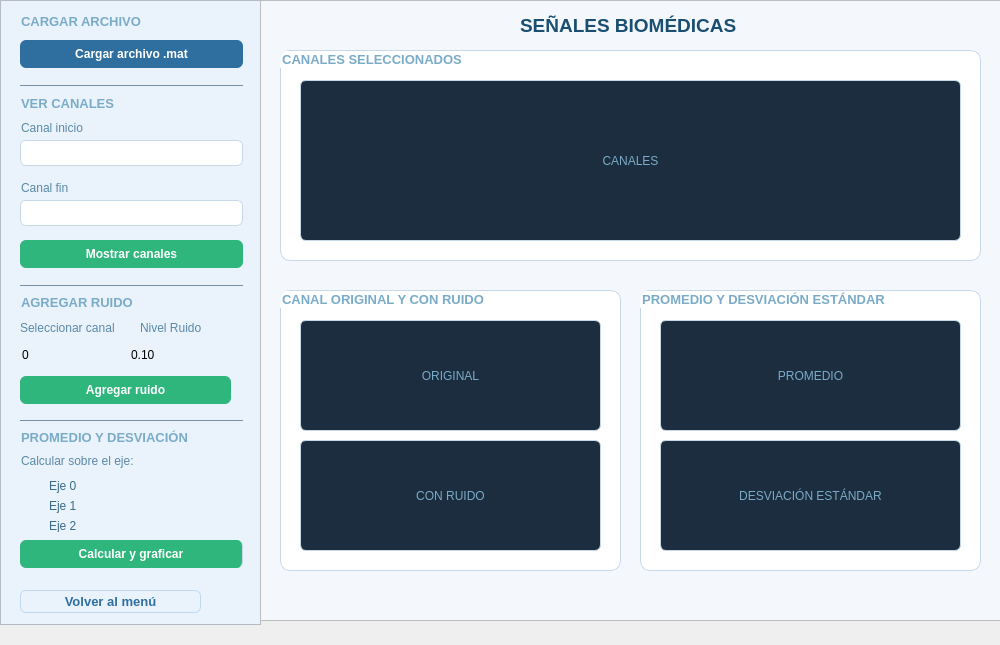
<?xml version="1.0" encoding="UTF-8"?>
<ui version="4.0">
 <class>MainWindow</class>
 <widget class="QMainWindow" name="MainWindow">
  <property name="geometry">
   <rect>
    <x>0</x>
    <y>0</y>
    <width>1000</width>
    <height>645</height>
   </rect>
  </property>
  <property name="windowTitle">
   <string>MainWindow</string>
  </property>
  <widget class="QWidget" name="centralwidget">
   <widget class="QFrame" name="ladoizquierdosenales">
    <property name="geometry">
     <rect>
      <x>0</x>
      <y>0</y>
      <width>261</width>
      <height>625</height>
     </rect>
    </property>
    <property name="styleSheet">
     <string notr="true">background-color: #EAF3FB;
border-right: 1px solid #C8D8E8</string>
    </property>
    <property name="frameShape">
     <enum>QFrame::StyledPanel</enum>
    </property>
    <property name="frameShadow">
     <enum>QFrame::Raised</enum>
    </property>
    <widget class="QLabel" name="tituarchivo_senales">
     <property name="geometry">
      <rect>
       <x>21</x>
       <y>13</y>
       <width>181</width>
       <height>16</height>
      </rect>
     </property>
     <property name="font">
      <font>
       <pointsize>10</pointsize>
       <weight>75</weight>
       <bold>true</bold>
      </font>
     </property>
     <property name="styleSheet">
      <string notr="true">color: #7AABC8;
border: none</string>
     </property>
     <property name="text">
      <string>CARGAR ARCHIVO</string>
     </property>
    </widget>
    <widget class="QLabel" name="titucanales">
     <property name="geometry">
      <rect>
       <x>21</x>
       <y>95</y>
       <width>131</width>
       <height>16</height>
      </rect>
     </property>
     <property name="font">
      <font>
       <pointsize>10</pointsize>
       <weight>75</weight>
       <bold>true</bold>
      </font>
     </property>
     <property name="styleSheet">
      <string notr="true">color: #7AABC8;
border: none</string>
     </property>
     <property name="text">
      <string>VER CANALES</string>
     </property>
    </widget>
    <widget class="QLabel" name="tituruido">
     <property name="geometry">
      <rect>
       <x>21</x>
       <y>292</y>
       <width>161</width>
       <height>20</height>
      </rect>
     </property>
     <property name="font">
      <font>
       <pointsize>10</pointsize>
       <weight>75</weight>
       <bold>true</bold>
      </font>
     </property>
     <property name="styleSheet">
      <string notr="true">color: #7AABC8;
border: none</string>
     </property>
     <property name="text">
      <string>AGREGAR RUIDO</string>
     </property>
    </widget>
    <widget class="QLabel" name="titupromedio">
     <property name="geometry">
      <rect>
       <x>21</x>
       <y>427</y>
       <width>221</width>
       <height>20</height>
      </rect>
     </property>
     <property name="font">
      <font>
       <pointsize>10</pointsize>
       <weight>75</weight>
       <bold>true</bold>
      </font>
     </property>
     <property name="styleSheet">
      <string notr="true">color: #7AABC8;
border: none</string>
     </property>
     <property name="text">
      <string>PROMEDIO Y DESVIACIÓN</string>
     </property>
    </widget>
    <widget class="QLabel" name="titucalcular">
     <property name="geometry">
      <rect>
       <x>21</x>
       <y>453</y>
       <width>151</width>
       <height>16</height>
      </rect>
     </property>
     <property name="font">
      <font>
       <pointsize>9</pointsize>
      </font>
     </property>
     <property name="styleSheet">
      <string notr="true">color: #5A88A8;
border: none</string>
     </property>
     <property name="text">
      <string>Calcular sobre el eje:</string>
     </property>
    </widget>
    <widget class="QLabel" name="canalinicio">
     <property name="geometry">
      <rect>
       <x>21</x>
       <y>120</y>
       <width>181</width>
       <height>16</height>
      </rect>
     </property>
     <property name="font">
      <font>
       <pointsize>9</pointsize>
      </font>
     </property>
     <property name="styleSheet">
      <string notr="true">color: #5A88A8;
border: none</string>
     </property>
     <property name="text">
      <string>Canal inicio</string>
     </property>
    </widget>
    <widget class="QFrame" name="frame">
     <property name="geometry">
      <rect>
       <x>20</x>
       <y>85</y>
       <width>223</width>
       <height>1</height>
      </rect>
     </property>
     <property name="styleSheet">
      <string notr="true">background-color: #9BB8D3;
</string>
     </property>
     <property name="frameShape">
      <enum>QFrame::StyledPanel</enum>
     </property>
     <property name="frameShadow">
      <enum>QFrame::Raised</enum>
     </property>
    </widget>
    <widget class="QFrame" name="frame_12">
     <property name="geometry">
      <rect>
       <x>20</x>
       <y>285</y>
       <width>223</width>
       <height>1</height>
      </rect>
     </property>
     <property name="styleSheet">
      <string notr="true">background-color: #9BB8D3;
</string>
     </property>
     <property name="frameShape">
      <enum>QFrame::StyledPanel</enum>
     </property>
     <property name="frameShadow">
      <enum>QFrame::Raised</enum>
     </property>
    </widget>
    <widget class="QFrame" name="frameruidocanal">
     <property name="geometry">
      <rect>
       <x>20</x>
       <y>310</y>
       <width>221</width>
       <height>104</height>
      </rect>
     </property>
     <property name="styleSheet">
      <string notr="true">background-color: transparent;
border: none</string>
     </property>
     <property name="frameShape">
      <enum>QFrame::StyledPanel</enum>
     </property>
     <property name="frameShadow">
      <enum>QFrame::Raised</enum>
     </property>
     <widget class="QLabel" name="tituseleccionarcanal_2">
      <property name="geometry">
       <rect>
        <x>120</x>
        <y>10</y>
        <width>71</width>
        <height>16</height>
       </rect>
      </property>
      <property name="font">
       <font>
        <pointsize>9</pointsize>
       </font>
      </property>
      <property name="styleSheet">
       <string notr="true">color: #5A88A8;
border: none</string>
      </property>
      <property name="text">
       <string>Nivel Ruido</string>
      </property>
     </widget>
     <widget class="QLabel" name="tituseleccionarcanal">
      <property name="geometry">
       <rect>
        <x>0</x>
        <y>10</y>
        <width>111</width>
        <height>16</height>
       </rect>
      </property>
      <property name="font">
       <font>
        <pointsize>9</pointsize>
       </font>
      </property>
      <property name="styleSheet">
       <string notr="true">color: #5A88A8;
border: none</string>
      </property>
      <property name="text">
       <string>Seleccionar canal</string>
      </property>
     </widget>
     <widget class="QWidget" name="layoutWidget">
      <property name="geometry">
       <rect>
        <x>0</x>
        <y>30</y>
        <width>211</width>
        <height>71</height>
       </rect>
      </property>
      <layout class="QVBoxLayout" name="verticalLayout">
       <item>
        <layout class="QHBoxLayout" name="horizontalLayout">
         <item>
          <widget class="QSpinBox" name="SelCanal"/>
         </item>
         <item>
          <widget class="QDoubleSpinBox" name="SelRuido">
           <property name="minimum">
            <double>0.010000000000000</double>
           </property>
           <property name="maximum">
            <double>5.000000000000000</double>
           </property>
           <property name="singleStep">
            <double>0.050000000000000</double>
           </property>
           <property name="value">
            <double>0.100000000000000</double>
           </property>
          </widget>
         </item>
        </layout>
       </item>
       <item>
        <widget class="QPushButton" name="botonagregar">
         <property name="font">
          <font>
           <pointsize>9</pointsize>
           <weight>75</weight>
           <bold>true</bold>
          </font>
         </property>
         <property name="cursor">
          <cursorShape>PointingHandCursor</cursorShape>
         </property>
         <property name="styleSheet">
          <string notr="true">background-color: #2FB67C;
color: white;
border-radius: 6px;
padding: 7px;
</string>
         </property>
         <property name="text">
          <string>Agregar ruido</string>
         </property>
        </widget>
       </item>
      </layout>
     </widget>
    </widget>
    <widget class="QFrame" name="frame_10">
     <property name="geometry">
      <rect>
       <x>20</x>
       <y>420</y>
       <width>223</width>
       <height>1</height>
      </rect>
     </property>
     <property name="styleSheet">
      <string notr="true">background-color: #9BB8D3;
</string>
     </property>
     <property name="frameShape">
      <enum>QFrame::StyledPanel</enum>
     </property>
     <property name="frameShadow">
      <enum>QFrame::Raised</enum>
     </property>
    </widget>
    <widget class="QFrame" name="frameradiobutton">
     <property name="geometry">
      <rect>
       <x>20</x>
       <y>470</y>
       <width>181</width>
       <height>71</height>
      </rect>
     </property>
     <property name="styleSheet">
      <string notr="true">background-color: transparent;
border: none</string>
     </property>
     <property name="frameShape">
      <enum>QFrame::StyledPanel</enum>
     </property>
     <property name="frameShadow">
      <enum>QFrame::Raised</enum>
     </property>
     <layout class="QVBoxLayout" name="verticalLayout_6">
      <item>
       <widget class="QRadioButton" name="radioButtoneje0">
        <property name="font">
         <font>
          <pointsize>9</pointsize>
         </font>
        </property>
        <property name="styleSheet">
         <string notr="true">color: #3A6A8A</string>
        </property>
        <property name="text">
         <string>Eje 0</string>
        </property>
       </widget>
      </item>
      <item>
       <widget class="QRadioButton" name="radioButton_eje1">
        <property name="font">
         <font>
          <pointsize>9</pointsize>
         </font>
        </property>
        <property name="styleSheet">
         <string notr="true">color: #3A6A8A</string>
        </property>
        <property name="text">
         <string>Eje 1</string>
        </property>
       </widget>
      </item>
      <item>
       <widget class="QRadioButton" name="radioButton_eje2">
        <property name="font">
         <font>
          <pointsize>9</pointsize>
         </font>
        </property>
        <property name="styleSheet">
         <string notr="true">color: #3A6A8A</string>
        </property>
        <property name="text">
         <string>Eje 2</string>
        </property>
       </widget>
      </item>
     </layout>
    </widget>
    <widget class="QPushButton" name="botoncalcularygrafi">
     <property name="geometry">
      <rect>
       <x>20</x>
       <y>540</y>
       <width>223</width>
       <height>28</height>
      </rect>
     </property>
     <property name="font">
      <font>
       <pointsize>9</pointsize>
       <weight>75</weight>
       <bold>true</bold>
      </font>
     </property>
     <property name="cursor">
      <cursorShape>PointingHandCursor</cursorShape>
     </property>
     <property name="styleSheet">
      <string notr="true">background-color: #2FB67C;
color: white;
border-radius: 6px;
padding: 7px;
</string>
     </property>
     <property name="text">
      <string>Calcular y graficar</string>
     </property>
    </widget>
    <widget class="QLineEdit" name="campocanalinicio">
     <property name="geometry">
      <rect>
       <x>20</x>
       <y>140</y>
       <width>223</width>
       <height>26</height>
      </rect>
     </property>
     <property name="styleSheet">
      <string notr="true">background-color: white;
border: 1px solid #C8D8E8;
border-radius: 6px;
padding: 4px;
color: #3A6A8A;
</string>
     </property>
    </widget>
    <widget class="QPushButton" name="botonmostrarcanales">
     <property name="geometry">
      <rect>
       <x>20</x>
       <y>240</y>
       <width>223</width>
       <height>28</height>
      </rect>
     </property>
     <property name="font">
      <font>
       <pointsize>9</pointsize>
       <weight>75</weight>
       <bold>true</bold>
      </font>
     </property>
     <property name="cursor">
      <cursorShape>PointingHandCursor</cursorShape>
     </property>
     <property name="styleSheet">
      <string notr="true">background-color: #2FB67C;
color: white;
border-radius: 6px;
border: none;
</string>
     </property>
     <property name="text">
      <string>Mostrar canales</string>
     </property>
    </widget>
    <widget class="QLabel" name="canalfin">
     <property name="geometry">
      <rect>
       <x>21</x>
       <y>180</y>
       <width>181</width>
       <height>16</height>
      </rect>
     </property>
     <property name="font">
      <font>
       <pointsize>9</pointsize>
      </font>
     </property>
     <property name="styleSheet">
      <string notr="true">color: #5A88A8;
border: none</string>
     </property>
     <property name="text">
      <string>Canal fin</string>
     </property>
    </widget>
    <widget class="QLineEdit" name="campocanalfin">
     <property name="geometry">
      <rect>
       <x>20</x>
       <y>200</y>
       <width>223</width>
       <height>26</height>
      </rect>
     </property>
     <property name="styleSheet">
      <string notr="true">background-color: white;
border: 1px solid #C8D8E8;
border-radius: 6px;
padding: 4px;
color: #3A6A8A;
</string>
     </property>
    </widget>
    <widget class="QPushButton" name="botoncargararchivomat">
     <property name="geometry">
      <rect>
       <x>20</x>
       <y>40</y>
       <width>223</width>
       <height>28</height>
      </rect>
     </property>
     <property name="font">
      <font>
       <pointsize>9</pointsize>
       <weight>75</weight>
       <bold>true</bold>
      </font>
     </property>
     <property name="cursor">
      <cursorShape>PointingHandCursor</cursorShape>
     </property>
     <property name="styleSheet">
      <string notr="true">background-color: #2F6FA0;
color: white;
border-radius: 6px;
border: none;
</string>
     </property>
     <property name="text">
      <string>Cargar archivo .mat</string>
     </property>
    </widget>
    <widget class="QPushButton" name="botonvolver_img">
     <property name="geometry">
      <rect>
       <x>20</x>
       <y>590</y>
       <width>181</width>
       <height>23</height>
      </rect>
     </property>
     <property name="font">
      <font>
       <pointsize>10</pointsize>
       <weight>75</weight>
       <bold>true</bold>
      </font>
     </property>
     <property name="cursor">
      <cursorShape>PointingHandCursor</cursorShape>
     </property>
     <property name="styleSheet">
      <string notr="true">background-color: #EAF3FB;
color: #2F6FA0;
border: 1px solid #BFD8F0;
border-radius: 6px;
padding: 4px 12px</string>
     </property>
     <property name="text">
      <string>Volver al menú</string>
     </property>
    </widget>
   </widget>
   <widget class="QFrame" name="ladoderechosenales">
    <property name="geometry">
     <rect>
      <x>260</x>
      <y>0</y>
      <width>741</width>
      <height>621</height>
     </rect>
    </property>
    <property name="styleSheet">
     <string notr="true">background-color: #F4F8FC</string>
    </property>
    <property name="frameShape">
     <enum>QFrame::StyledPanel</enum>
    </property>
    <property name="frameShadow">
     <enum>QFrame::Raised</enum>
    </property>
    <widget class="QGroupBox" name="framecanalesseleccionados">
     <property name="geometry">
      <rect>
       <x>20</x>
       <y>50</y>
       <width>701</width>
       <height>211</height>
      </rect>
     </property>
     <property name="font">
      <font>
       <pointsize>10</pointsize>
       <weight>75</weight>
       <bold>true</bold>
      </font>
     </property>
     <property name="styleSheet">
      <string notr="true">background-color: white;
border: 1px solid #C8D8E8;
border-radius: 10px;
color: #7AABC8</string>
     </property>
     <property name="title">
      <string>CANALES SELECCIONADOS</string>
     </property>
     <widget class="QLabel" name="canalesseleccionado">
      <property name="geometry">
       <rect>
        <x>20</x>
        <y>30</y>
        <width>661</width>
        <height>161</height>
       </rect>
      </property>
      <property name="styleSheet">
       <string notr="true">background-color: #1B2D3E; border-radius: 6px;</string>
      </property>
      <property name="text">
       <string>CANALES</string>
      </property>
      <property name="alignment">
       <set>Qt::AlignCenter</set>
      </property>
     </widget>
    </widget>
    <widget class="QGroupBox" name="canalruidoriginal">
     <property name="geometry">
      <rect>
       <x>20</x>
       <y>290</y>
       <width>341</width>
       <height>281</height>
      </rect>
     </property>
     <property name="font">
      <font>
       <pointsize>10</pointsize>
       <weight>75</weight>
       <bold>true</bold>
      </font>
     </property>
     <property name="styleSheet">
      <string notr="true">background-color: white;
border: 1px solid #C8D8E8;
border-radius: 10px;
color: #7AABC8</string>
     </property>
     <property name="title">
      <string>CANAL ORIGINAL Y CON RUIDO</string>
     </property>
     <widget class="QLabel" name="canaloriginal">
      <property name="geometry">
       <rect>
        <x>20</x>
        <y>30</y>
        <width>301</width>
        <height>111</height>
       </rect>
      </property>
      <property name="styleSheet">
       <string notr="true">background-color: #1B2D3E; border-radius: 6px;</string>
      </property>
      <property name="text">
       <string>ORIGINAL</string>
      </property>
      <property name="alignment">
       <set>Qt::AlignCenter</set>
      </property>
     </widget>
     <widget class="QLabel" name="canalruido">
      <property name="geometry">
       <rect>
        <x>20</x>
        <y>150</y>
        <width>301</width>
        <height>111</height>
       </rect>
      </property>
      <property name="styleSheet">
       <string notr="true">background-color: #1B2D3E; border-radius: 6px;</string>
      </property>
      <property name="text">
       <string>CON RUIDO</string>
      </property>
      <property name="alignment">
       <set>Qt::AlignCenter</set>
      </property>
     </widget>
    </widget>
    <widget class="QLabel" name="titusenales">
     <property name="geometry">
      <rect>
       <x>260</x>
       <y>0</y>
       <width>281</width>
       <height>51</height>
      </rect>
     </property>
     <property name="font">
      <font>
       <pointsize>14</pointsize>
       <weight>75</weight>
       <bold>true</bold>
      </font>
     </property>
     <property name="styleSheet">
      <string notr="true">color: #1A4F72;
background-color: transparent;
border: none</string>
     </property>
     <property name="text">
      <string>SEÑALES BIOMÉDICAS</string>
     </property>
    </widget>
    <widget class="QGroupBox" name="canalruidoriginal_3">
     <property name="geometry">
      <rect>
       <x>380</x>
       <y>290</y>
       <width>341</width>
       <height>281</height>
      </rect>
     </property>
     <property name="font">
      <font>
       <pointsize>10</pointsize>
       <weight>75</weight>
       <bold>true</bold>
      </font>
     </property>
     <property name="styleSheet">
      <string notr="true">background-color: white;
border: 1px solid #C8D8E8;
border-radius: 10px;
color: #7AABC8</string>
     </property>
     <property name="title">
      <string>PROMEDIO Y DESVIACIÓN ESTÁNDAR</string>
     </property>
     <widget class="QLabel" name="canaloriginal_3">
      <property name="geometry">
       <rect>
        <x>20</x>
        <y>30</y>
        <width>301</width>
        <height>111</height>
       </rect>
      </property>
      <property name="styleSheet">
       <string notr="true">background-color: #1B2D3E; border-radius: 6px;</string>
      </property>
      <property name="text">
       <string>PROMEDIO</string>
      </property>
      <property name="alignment">
       <set>Qt::AlignCenter</set>
      </property>
     </widget>
     <widget class="QLabel" name="canalruido_3">
      <property name="geometry">
       <rect>
        <x>20</x>
        <y>150</y>
        <width>301</width>
        <height>111</height>
       </rect>
      </property>
      <property name="styleSheet">
       <string notr="true">background-color: #1B2D3E; border-radius: 6px;</string>
      </property>
      <property name="text">
       <string>DESVIACIÓN ESTÁNDAR</string>
      </property>
      <property name="alignment">
       <set>Qt::AlignCenter</set>
      </property>
     </widget>
    </widget>
   </widget>
   <widget class="QWidget" name="layoutWidget">
    <property name="geometry">
     <rect>
      <x>0</x>
      <y>0</y>
      <width>2</width>
      <height>2</height>
     </rect>
    </property>
    <layout class="QHBoxLayout" name="horizontalLayout_2"/>
   </widget>
   <widget class="QWidget" name="layoutWidget">
    <property name="geometry">
     <rect>
      <x>0</x>
      <y>0</y>
      <width>2</width>
      <height>2</height>
     </rect>
    </property>
    <layout class="QHBoxLayout" name="horizontalLayout_3"/>
   </widget>
  </widget>
  <widget class="QMenuBar" name="menubar">
   <property name="geometry">
    <rect>
     <x>0</x>
     <y>0</y>
     <width>1000</width>
     <height>26</height>
    </rect>
   </property>
  </widget>
 </widget>
 <resources/>
 <connections/>
</ui>
